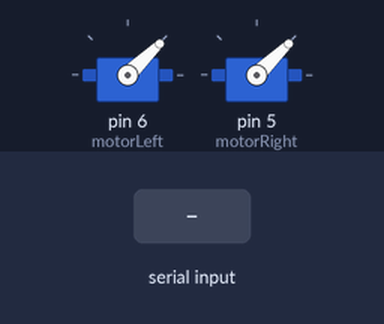
Bench run of a program on a simulated Arduino Uno, built with avr-gcc and run on an emulated ATmega328P. Shown: 2 × servo. Inputs (shaded band) come from the test bench.

Above: at 3.2 s.
3.3 s: "N" received over Serial
At 3.6 s:
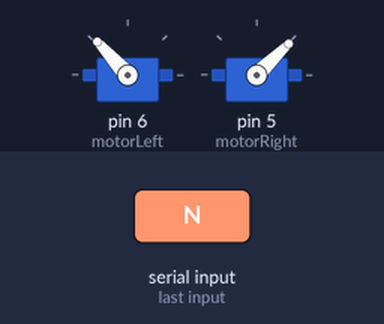
4.8 s: "M" received over Serial
At 6.0 s:
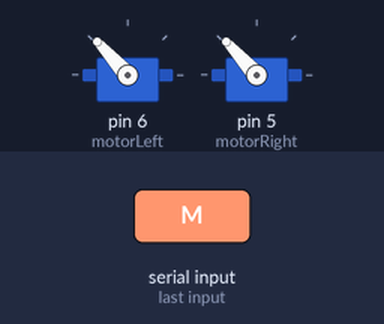
6.3 s: "F" received over Serial
At 7.1 s:
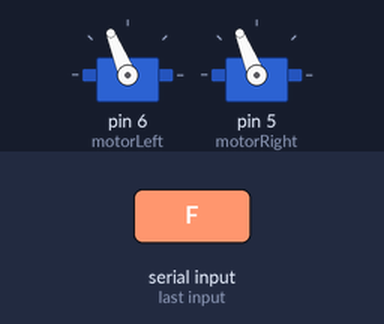
7.8 s: "L" received over Serial
At 8.2 s:
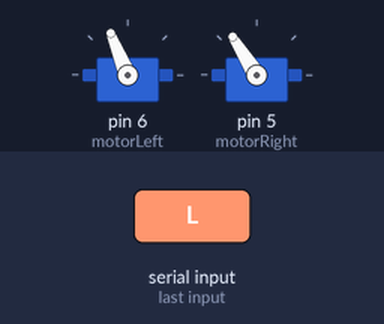
9.3 s: "R" received over Serial
At 10.5 s:
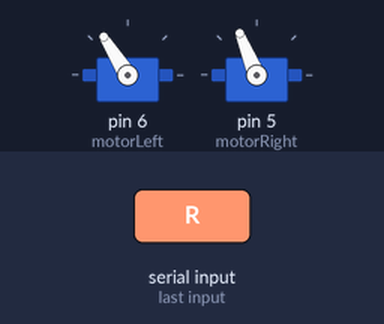
10.8 s: "B" received over Serial
At 11.7 s:
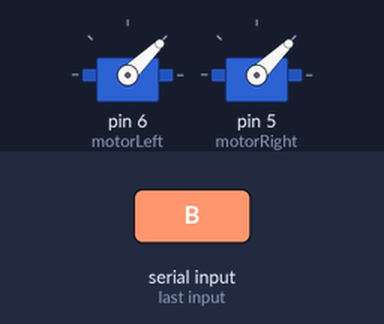
Timing chart, 0 to 13.3 s (numbered marks = the images above; inputs shaded):
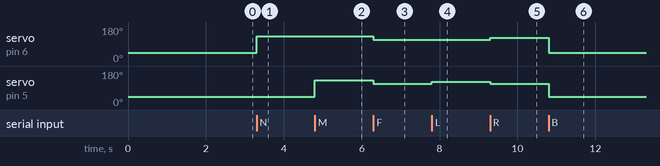

Measured:
- after the input at 3.3 s, servo on pin 6 (motorLeft): 44° → 132° at once
- after the input at 4.8 s, servo on pin 5 (motorRight): 44° → 132° at once
- after the input at 6.3 s, servo on pin 6 (motorLeft), servo on pin 5 (motorRight): 132° → 112° at once
- after the input at 7.8 s, servo on pin 5 (motorRight): 112° → 122° at once
- after the input at 9.3 s, servo on pin 6 (motorLeft): 112° → 122° at once; servo on pin 5 (motorRight): 122° → 112° at once
- after the input at 10.8 s, servo on pin 6 (motorLeft): 122° → 44° at once; servo on pin 5 (motorRight): 112° → 44° at once

The program:

main.cpp
```cpp
#include <Arduino.h>
#include <drone.h>
#include <comm.h>
float ax, ay, az, gx, gy, gz;
char command = 'B';

void setup() {
  // put your setup code here, to run once:
  initializeBluetooth();
  initializeDrone();
  delay(2000);

}

void loop() {
  // put your main code here, to run repeatedly:
  if (Serial.available() > 0) {
    command = readBluetooth();
  }
  droneController(command);
}
```

comm.h
```cpp
#ifndef COMM_H
#define COMM_H

void initializeBluetooth();
char readBluetooth();

#endif
```

drone.h
```cpp
#ifndef DRONE_H
#define DRONE_H
#include <Servo.h>

extern Servo motorLeft;
extern Servo motorRight;

void droneController(char command);
void initializeDrone();

#endif
```

comm.cpp
```cpp
#include "comm.h"
#include <Arduino.h>

void initializeBluetooth(){
  Serial.begin(9600);
}

char readBluetooth(){
    if (Serial.available()){
        return Serial.read();
    }
}
```

drone.cpp
```cpp
#include "drone.h"
#include <Arduino.h>
#include <Servo.h>

Servo motorLeft;
Servo motorRight;

static void moveForward();
static void turnLeft();
static void turnRight();
static void stopMotors();
static void addSpeedLeft();
static void addSpeedRight();

void droneController(char command){
    switch (command){
        case 'N': addSpeedLeft(); break;
        case 'M': addSpeedRight(); break;
        case 'F': moveForward(); break;
        case 'L': turnLeft(); break;
        case 'R': turnRight(); break;
        case 'B': stopMotors(); break;
    }
}

void initializeDrone(){
    motorLeft.attach(6);
    motorRight.attach(5);

    motorLeft.writeMicroseconds(1000);
    motorRight.writeMicroseconds(1000);
}
static void moveForward(){
    motorLeft.writeMicroseconds(1700);
    motorRight.writeMicroseconds(1700);
}
static void turnLeft(){
    motorLeft.writeMicroseconds(1700);
    motorRight.writeMicroseconds(1800);
}
static void turnRight(){
    motorLeft.writeMicroseconds(1800);
    motorRight.writeMicroseconds(1700);
}
static void stopMotors(){
    motorLeft.writeMicroseconds(1000);
    motorRight.writeMicroseconds(1000);
}
static void addSpeedLeft(){
    motorLeft.writeMicroseconds(1900);
}
static void addSpeedRight(){
    motorRight.writeMicroseconds(1900);
}
```
